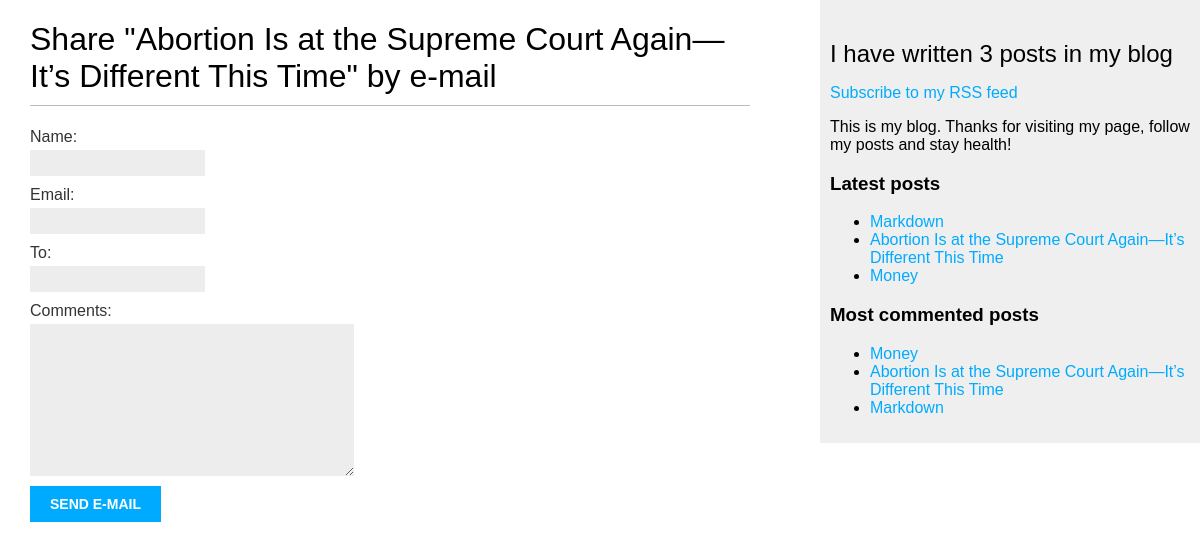
/blog/2/share, run on the app's committed database.
### blog/models.py (models this page shows, shortened)
class Post(models.Model):
    STATUS_CHOICES = (('draft', 'Draft'), ('published', 'Published'))
    title = models.CharField(max_length=250)
    slug = models.SlugField(max_length=250, unique_for_date='publish')
    author = models.ForeignKey(User, on_delete=models.CASCADE, related_name='blog_posts')
    body = models.TextField()
    publish = models.DateTimeField(default=timezone.now)
    updated = models.DateTimeField(auto_now=True)
    created = models.DateTimeField(auto_now_add=True)
    status = models.CharField(max_length=10, choices=STATUS_CHOICES, default='draft')
    objects = models.Manager()
    published = PublishedManager()
    tags = TaggableManager()
    class Meta:
        ordering = ('-publish',)
    def get_absolute_url(self):
        return reverse('blog:post_detail', args=[self.publish.year, self.publish.month, self.publish.day, self.slug])

### blog/views.py (the view)
# urls.py: path('<int:post_id>/share', views.post_share, name='post_share'),
def post_share(request, post_id):
    post = get_object_or_404(Post, id=post_id, status='published')
    sent = False
    if request.method == 'POST':
        form = EmailPostForm(request.POST)
        if form.is_valid():
            cd = form.cleaned_data
            post_url = request.build_absolute_uri(
                post.get_absolute_url())
            subject = f"{cd['name']} recommends you read " \
                      f"{post.title}"
            message = f"Read {post.title} at {post_url}\n\n" \
                      f"{cd['name']}\'s comments: {cd['comments']}"
            send_mail(subject, message, 'torogeldiev_t@auca.kg',
                      [cd['to']])
            sent = True
    else:
        form = EmailPostForm()
    return render(request, 'blog/post/share.html', {'post': post,
                                                    'form': form,
                                                    'sent': sent})

### blog/forms.py
class EmailPostForm(forms.Form):
    name = forms.CharField(max_length=25)
    email = forms.EmailField()
    to = forms.EmailField()
    comments = forms.CharField(required=False, widget=forms.Textarea)

### blog/models.py (called while the page is built)
    def get_queryset(self):
        return super(PublishedManager,
                     self).get_queryset() \
            .filter(status='published')

### blog/templatetags/blog_tags.py (called while the page is built)
@register.simple_tag(name='posts_written')
def posts_written():
    return Post.published.count()

@register.inclusion_tag('blog/post/latest_posts.html')
def show_latest_posts(counter):
    latest_posts = Post.published.order_by('-publish')[:counter]
    return {'latest_posts': latest_posts}

@register.inclusion_tag('blog/comment/most_commented_posts.html')
def most_commented_posts(counter):
    most_commented = Post.published.annotate(most_commented=Count('comments')).order_by('-most_commented')[:counter]
    return {'most_commented_posts': most_commented}

### blog/templates/blog/post/share.html (shortened to what this page needs)
{% extends "blog/base.html" %}
{% block content %}
{% if sent %}
<h1>E-mail successfully sent</h1>
<p>
    "{{ post.title }}" was successfully sent to {{ form.cleaned_data.to }}.
</p>
{% else %}
<h1>Share "{{ post.title }}" by e-mail</h1>
<form method="post">
    {{ form.as_p }}
    <input type="submit" value="Send e-mail">
</form>
{% endif %}
{% endblock %}

### blog/templates/blog/post/latest_posts.html
<ul>
    {% for post in latest_posts %}
    <li>
        <a href="{{ post.get_absolute_url }}">{{ post.title }}</a>
    </li>
    {% endfor %}
</ul>

### blog/templates/blog/comment/most_commented_posts.html
<ul>
    {% with most_commented_posts as posts %}
    {% for post in posts %}
    <li>
        <a href="{{ post.get_absolute_url }}">{{ post.title }}</a>
    </li>
    {% endfor %}
    {% endwith %}
</ul>

### blog/static/css/blog.css (style rules this page uses)
body { margin:0; padding:0; font-family:helvetica, sans-serif; }
a { color:#00abff; text-decoration:none; }
h1 { font-weight:normal; border-bottom:1px solid #bbb; padding:0 0 10px 0; }
label { float:left; clear:both; color:#333; margin-bottom:4px; }
input, textarea { clear:both; float:left; margin:0 0 10px; background:#ededed; border:0; padding:6px 10px; font-size:12px; }
input[type=submit] { font-weight:bold; background:#00abff; color:#fff; padding:10px 20px; font-size:14px; text-transform:uppercase; }

### data on the page
Post: title "Abortion Is at the Supreme Court Again—It’s Different This Time"
Post: title "Markdown"
Post: title "Money"
